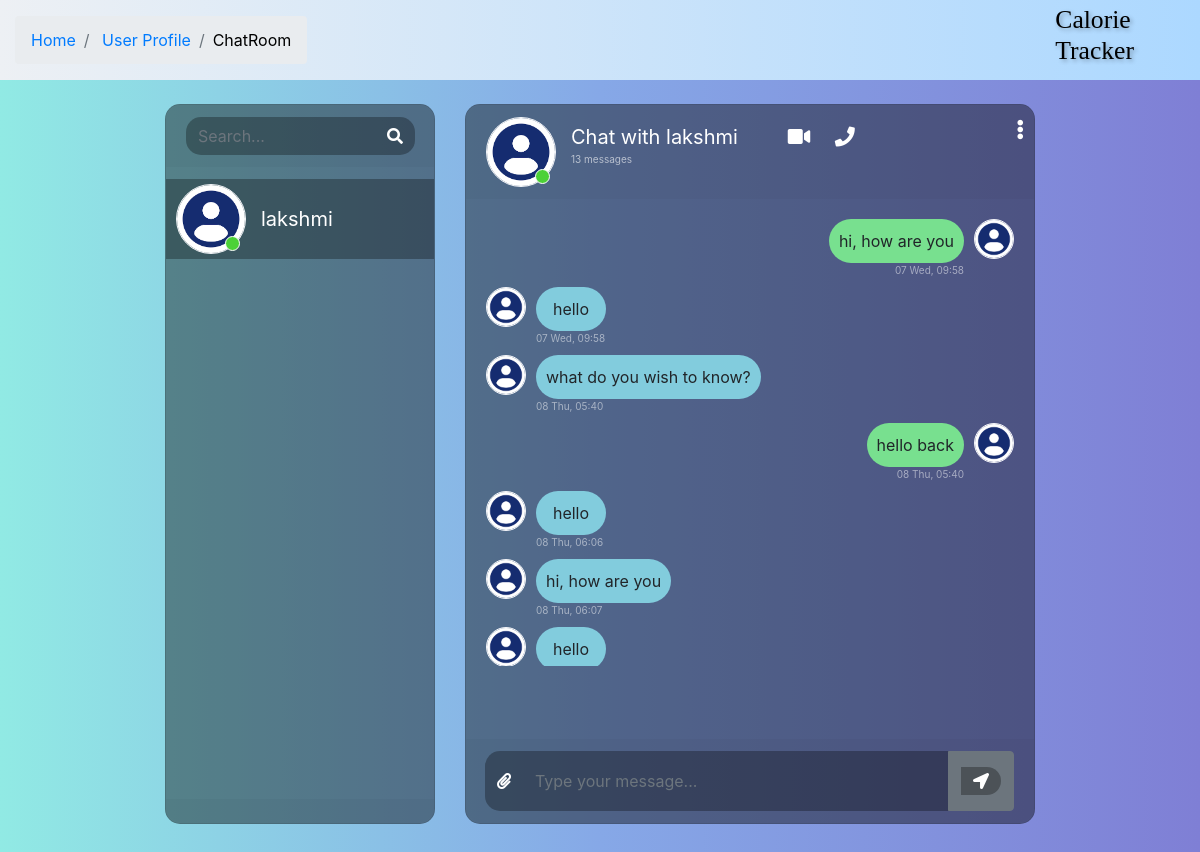
Screenshot of /messages_page/ (signed in) with the database file from the repository.
### ct/models.py (models this page shows)
class Thread(models.Model):
    first_person = models.ForeignKey(settings.AUTH_USER_MODEL, on_delete=models.CASCADE, null=True, blank=True, related_name='thread_first_person')
    second_person = models.ForeignKey(settings.AUTH_USER_MODEL, on_delete=models.CASCADE, null=True, blank=True,related_name='thread_second_person')
    updated = models.DateTimeField(auto_now=True)
    timestamp = models.DateTimeField(auto_now_add=True)
    objects = ThreadManager()
    class Meta:
        unique_together = ['first_person', 'second_person']

class CustomUser(AbstractUser):
    CUSTOMER = 1
    DIETITIAN = 2
    DOCTOR = 3
    ROLE_CHOICE = (
     (CUSTOMER, 'Customer'),
     (DIETITIAN, 'Dietitian'),
     (DOCTOR, 'Doctor'),
    )
    username = models.CharField(max_length=100,unique=True ,default='')
    email = models.EmailField(unique=True)
    password = models.CharField(max_length=128)
    is_Customer = models.BooleanField(default=False)
    is_Dietitian = models.BooleanField(default=False)
    is_Doctor = models.BooleanField(default=False)
    REQUIRED_FIELDS = []

class ChatMessage(models.Model):
    thread = models.ForeignKey(Thread, null=True, on_delete=models.CASCADE, blank=True,  related_name='chatmessage_thread')
    user = models.ForeignKey(settings.AUTH_USER_MODEL, on_delete=models.CASCADE)
    message = models.TextField()
    timestamp = models.DateTimeField(auto_now_add=True)

### ct/views.py (the view)
# urls.py: path('messages_page/', views.messages_page, name="messages_page"),
@login_required
def messages_page(request):
    threads = Thread.objects.by_user(user=request.user).prefetch_related('chatmessage_thread').order_by('timestamp')
    context = {
        'Threads': threads
    }
    return render(request, 'messages.html', context)

### ct/models.py (called while the page is built)
    def by_user(self, **kwargs):
        user = kwargs.get('user')
        lookup = Q(first_person=user) | Q(second_person=user)
        qs = self.get_queryset().filter(lookup).distinct()
        return qs

### ct/templates/messages.html (shortened to what this page needs)
{% load static %}
<!DOCTYPE html>
<html>
	<head>
		<link rel="stylesheet" href="https://stackpath.bootstrapcdn.com/bootstrap/4.1.3/css/bootstrap.min.css">
		<link rel="stylesheet" href="https://use.fontawesome.com/releases/v5.5.0/css/all.css">
		<link rel="stylesheet" type="text/css" href="https://cdnjs.cloudflare.com/ajax/libs/malihu-custom-scrollbar-plugin/3.1.5/jquery.mCustomScrollbar.min.css">
        <link rel="stylesheet" href="{% static 'css/messages.css' %}">
        </head>
        <body>
        <header class="custom-heading" style="color: black;">
            <div class="container py-3" >
                <div class="row" >
                    <div class="col" >
                        <nav aria-label="breadcrumb" >
                            <ol class="breadcrumb mb-0" style="color: black;">
                                <li class="breadcrumb-item">
                                    {% if user.is_Customer %}
                                        <a href="{% url "index" %}">Home</a>
                                    {% elif user.is_Dietitian %}
                                        <a href="{% url "d_index" %}">Home</a>
                                    {% elif user.is_Doctor %}
                                        <a href="{% url "dr_index" %}">Home</a>
                                    {% endif %}
                                </li>
                                <li class="breadcrumb-item">
                                    {% if user.is_Customer %}
                                        <a href="{% url 'user_profile' %}">User Profile</a>
                                    {% elif user.is_Dietitian %}
                                        <a href="{% url 'duser_profile' %}">Dietitian Profile</a>
                                    {% elif user.is_Doctor %}
                                        <a href="{% url 'druser_profile' %}">Doctor Profile</a>
                                    {% endif %}
                                </li>
                                <li class="breadcrumb-item" aria-current="page">ChatRoom</li>
                            </ol>
                        </nav>
                    </div>
                </div>
            </div>
            <h6>Calorie Tracker</h6>
        </header>
		<div class="container-fluid h-100">
			<div class="row justify-content-center h-100 ">
				<div class="col-md-4 col-xl-3 chat h-100 mt-4">
                    <div class="card mb-sm-3 mb-md-0 contacts_card">
					<div class="card-header">
						<div class="input-group">
							<input type="text" placeholder="Search..." name="" class="form-control search">
							<div class="input-group-prepend">
								<span class="input-group-text search_btn"><i class="fas fa-search"></i></span>
							</div>
						</div>
					</div>
					<div class="card-body contacts_body">
						<ui class="contacts">
                            {% for thread in Threads %}
                                <li class="{% if forloop.first %}active{% endif %} contact-li" chat-id="chat_{{ thread.id }}" style="cursor: pointer">
                                    <div class="d-flex bd-highlight">
                                        <div class="img_cont">
                                            <img src="{% static 'img\profile.png' %}" class="rounded-circle user_img">
                                            <span class="online_icon"></span>
                                        </div>
                                        <div class="user_info">
                                            {% if thread.first_person == user %}
                                                <span>{{ thread.second_person.username }}</span>
                                            {% else %}
                                                <span>{{ thread.first_person.username }}</span>
                                            {% endif %}
                                        </div>
                                    </div>
                                </li>
                            {% endfor %}
						</ui>
					</div>
					<div class="card-footer"></div>
				</div></div>
				<div class="col-md-8 col-xl-6 chat h-100 mt-4">
					<div class="card">
                        {% for thread in Threads %}
                            <div class="messages-wrapper  {% if forloop.first %}hide is_active{% else %}hide{% endif %}" chat-id="chat_{{ thread.id }}" other-user-id="
                                        {% if thread.first_person == user %}
                                            {{ thread.second_person.id }}
                                        {% else %}
                                            {{ thread.first_person.id }}
                                        {% endif %}
                                    ">
                                <div class="card-header msg_head">
                                    <div class="d-flex bd-highlight">
                                        <div class="img_cont">
                                            <img src="{% static 'img\profile.png' %}" class="rounded-circle user_img">
                                            <span class="online_icon"></span>
                                        </div>
                                        <div class="user_info">
                                            {% if thread.first_person == user %}
                                                    <span>Chat with {{ thread.second_person.username }}</span>
                                            {% else %}
                                                <span>Chat with {{ thread.first_person.username }}</span>
                                            {% endif %}
                                            <p>{{ thread.chatmessage_thread.all.count }} messages</p>
                                        </div>
                                        <div class="video_cam">
                                            <span><i class="fas fa-video"></i></span>
                                            <span><i class="fas fa-phone"></i></span>
                                        </div>
                                    </div>
                                    <span id="action_menu_btn"><i class="fas fa-ellipsis-v"></i></span>
                                </div>
                                <div class="card-body msg_card_body">
                                    {% for chat in thread.chatmessage_thread.all %}
                                        {% if chat.user == user %}
                                            <div class="d-flex mb-4 replied">
                                                <div class="msg_cotainer_send">
                                                    {{ chat.message }}
                                                    <span class="msg_time_send">{{ chat.timestamp|date:"d D" }}, {{ chat.timestamp|time:"H:i" }}</span>
                                                </div>
                                            <div class="img_cont_msg">
                                                <img src="{% static 'img\profile.png' %}" class="rounded-circle user_img_msg">
                                            </div>
                                        </div>
                                        {% else %}
                                            <div class="d-flex mb-4 received">
                                            <div class="img_cont_msg">
                                                <img src="{% static 'img\profile.png' %}" class="rounded-circle user_img_msg">
                                            </div>
                                            <div class="msg_cotainer">
                                                {{ chat.message }}
                                                <span class="msg_time">{{ chat.timestamp|date:"d D" }}, {{ chat.timestamp|time:"H:i" }}</span>
                                            </div>
                                        </div>
                                        {% endif %}
                                    {% endfor %}
                                </div>
					        </div>
                        {% endfor %}
                        <div class="card-footer">
                                <form id="send-message-form">
                                    <div class="input-group">
                                        <div class="input-group-append">
                                            <span class="input-group-text attach_btn"><i class="fas fa-paperclip"></i></span>
                                        </div>
                                        <input type="text" name="" id="input-message" class="form-control type_msg" placeholder="Type your message...">
                                        <div class="input-group-append">
                                            <button class="btn btn-secondary" type="submit">
                                                <span class="input-group-text send_btn">
                                                    <i class="fas fa-location-arrow"></i>
                                                </span>
                                            </button>
                                        </div>
                                </div>
                                </form>
                            </div>
                    </div>
				</div>
			</div>
		</div>
	</body>
</html>

### static/css/messages.css (style rules this page uses)
body, html { height: 100%; margin: 0; background: #7f7fd5; background: -webkit-linear-gradient(to right, #91eae4, #86a8e7, #7f7fd5); background: linear-gradient(to right, #91eae4, #86a8e7, #7f7fd5); }
.chat { margin-top: auto; margin-bottom: auto; }
.card { height: 90%; border-radius: 15px !important; background-color: rgba(0, 0, 0, 0.4) !important; }
.contacts_body { padding: 0.75rem 0 !important; overflow-y: auto; white-space: nowrap; }
.msg_card_body { overflow-y: auto; max-height: 65%; padding-bottom: 20px; }
.card-header { border-radius: 15px 15px 0 0 !important; border-bottom: 0 !important; }
.card-footer { border-radius: 0 0 15px 15px !important; border-top: 0 !important; bottom: 0; position: absolute; width: 100%; }
.container { align-content: center; }
.search { border-radius: 15px 0 0 15px !important; background-color: rgba(0, 0, 0, 0.3) !important; border: 0 !important; color: white !important; }
.type_msg { background-color: rgba(0, 0, 0, 0.3) !important; border: 0 !important; color: white !important; height: 60px !important; overflow-y: auto; }
.attach_btn { border-radius: 15px 0 0 15px !important; background-color: rgba(0, 0, 0, 0.3) !important; border: 0 !important; color: white !important; cursor: pointer; }
.send_btn { border-radius: 0 15px 15px 0 !important; background-color: rgba(0, 0, 0, 0.3) !important; border: 0 !important; color: white !important; cursor: pointer; }
.search_btn { border-radius: 0 15px 15px 0 !important; background-color: rgba(0, 0, 0, 0.3) !important; border: 0 !important; color: white !important; cursor: pointer; }
.contacts { list-style: none; padding: 0; }
.contacts li { width: 100% !important; padding: 5px 10px; margin-bottom: 15px !important; }
.active { background-color: rgba(0, 0, 0, 0.3); }
.user_img { height: 70px; width: 70px; border: 1.5px solid #f5f6fa; }
.user_img_msg { height: 40px; width: 40px; border: 1.5px solid #f5f6fa; }
.img_cont { position: relative; height: 70px; width: 70px; }
.img_cont_msg { height: 40px; width: 40px; }
.online_icon { position: absolute; height: 15px; width: 15px; background-color: #4cd137; border-radius: 50%; bottom: 0.2em; right: 0.4em; border: 1.5px solid white; }
.user_info { margin-top: auto; margin-bottom: auto; margin-left: 15px; }
.user_info span { font-size: 20px; color: white; }
.user_info p { font-size: 10px; color: rgba(255, 255, 255, 0.6); }
.video_cam { margin-left: 50px; margin-top: 5px; }
.video_cam span { color: white; font-size: 20px; cursor: pointer; margin-right: 20px; }
.msg_cotainer { margin-top: auto; margin-bottom: auto; margin-left: 10px; border-radius: 25px; background-color: #82ccdd; padding: 10px; position: relative; min-width: 70px; text-align: center; }
.msg_cotainer_send { min-width: 70px; text-align: center; margin-top: auto; margin-bottom: auto; margin-right: 10px; border-radius: 25px; background-color: #78e08f; padding: 10px; position: relative; }
.msg_time { position: absolute; left: 0; bottom: -15px; color: rgba(255, 255, 255, 0.5); font-size: 10px; }
.msg_time_send { position: absolute; right: 0; bottom: -15px; color: rgba(255, 255, 255, 0.5); font-size: 10px; }
.msg_head { position: relative; }
#action_menu_btn { position: absolute; right: 10px; top: 10px; color: white; cursor: pointer; font-size: 20px; }
.received { justify-content: flex-start; }
.replied { justify-content: flex-end; }
.is_active { display: block !important; }
.hide { display: none; }
.msg_card_body { -ms-overflow-style: none; scrollbar-width: none; }
.messages-wrapper { height: 100%; }

### ct/templates/messages.html (style rules this page uses)
header { text-align: left; background: linear-gradient(90deg, #edf0f4, #acd8ff); color: #140202; padding: 0.01rem 0; }
.custom-heading { display: flex; justify-content: space-between; align-items: center; }
.custom-heading h6 { font-family: 'Times New Roman', serif; font-size: 1.60em; text-shadow: 2px 2px 4px rgba(0, 0, 0, 0.3); margin-left: 40px; margin-right: 10px; }
.custom-heading div { display: flex; align-items: center; }

### rows the page displays
Thread: second_person.username "lakshmi", chatmessage_thread.all.count "13"
ChatMessage: message "hi, how are you", timestamp "07 Wed", timestamp "09:58"
ChatMessage: message "hello", timestamp "07 Wed", timestamp "09:58"
ChatMessage: message "what do you wish to know?", timestamp "08 Thu", timestamp "05:40"
ChatMessage: message "hello back", timestamp "08 Thu", timestamp "05:40"
ChatMessage: message "hello", timestamp "08 Thu", timestamp "06:06"
ChatMessage: message "hi, how are you", timestamp "08 Thu", timestamp "06:07"
ChatMessage: message "hello"
